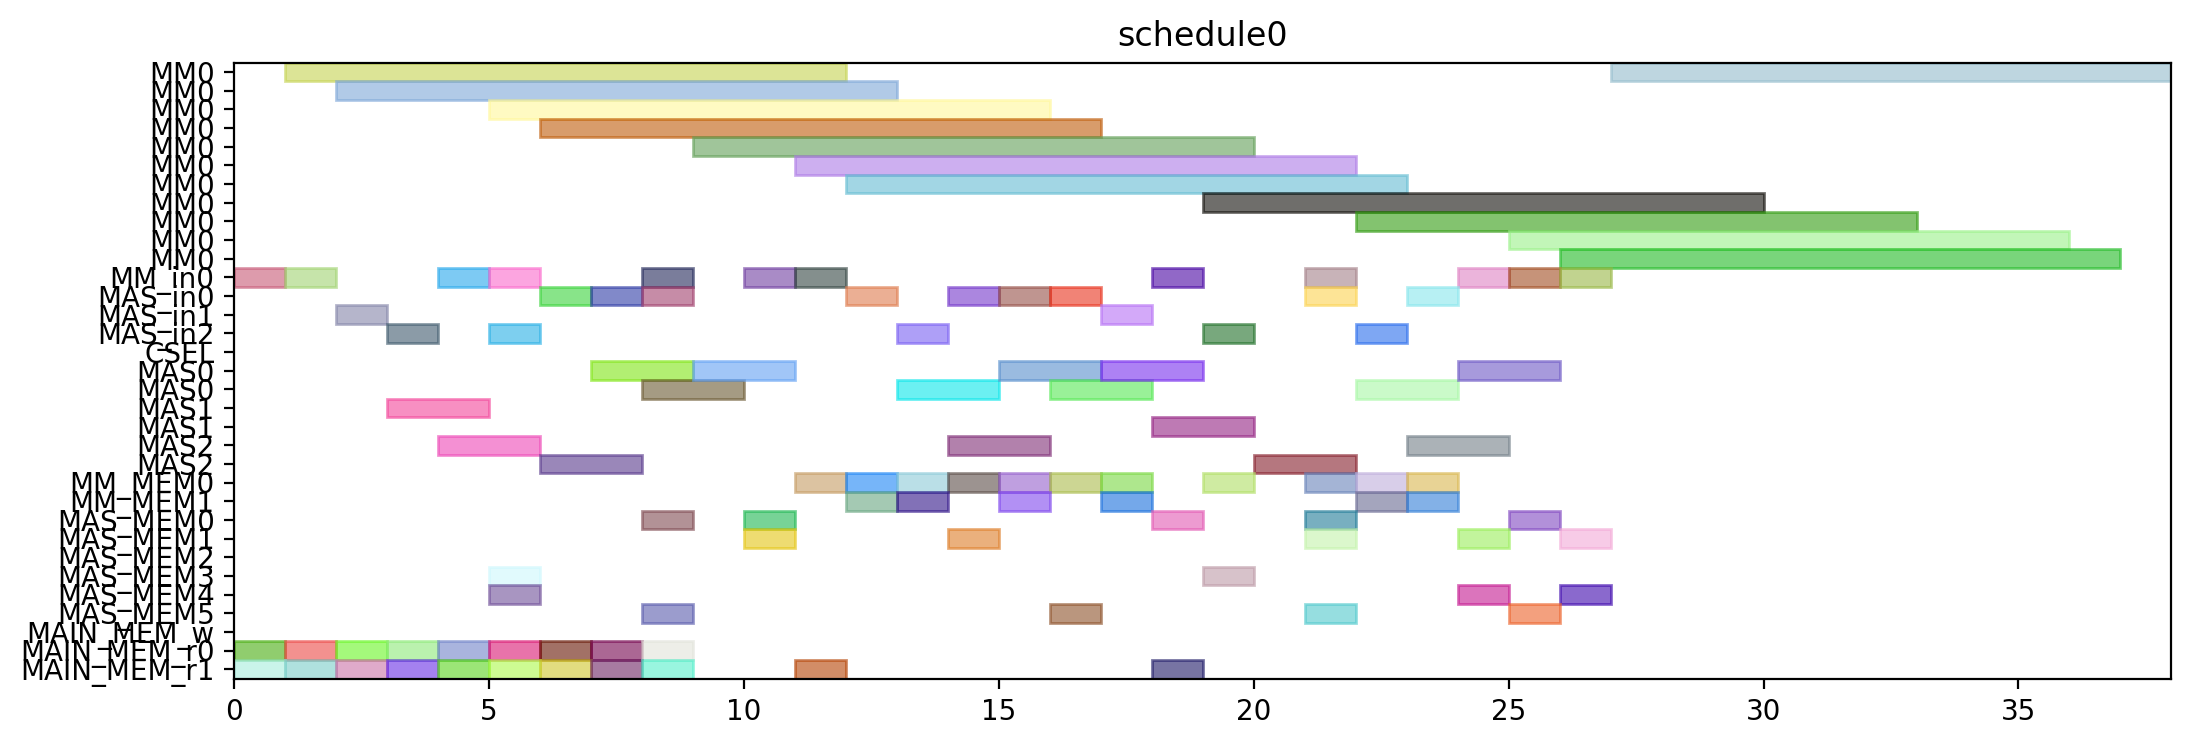

Write the Python code that produced this figure.
from pyschedule import Scenario, solvers, plotters, alt


def solve():
	horizon = 120
	S = Scenario("schedule0", horizon=horizon)

	# resource
	MM = S.Resources('MM', num=1, size=11)
	MM_in = S.Resources('MM_in', num=1)
	MAS_in = S.Resources('MAS_in', num=3)
	CSEL = S.Resource('CSEL')
	MAS = S.Resources('MAS', num=3, size=2, periods=range(1, horizon))
	MM_MEM = S.Resources('MM_MEM', num=2)
	MAS_MEM = S.Resources('MAS_MEM', num=6)
	MAIN_MEM_w = S.Resource('MAIN_MEM_w', size=1)
	MAIN_MEM_r = S.Resources('MAIN_MEM_r', num=2)

	# result of previous scheduling

	# new tasks
	t0 = S.Task('t0', length=11, delay_cost=1)
	t0 += alt(MM)
	t0_in = S.Task('t0_in', length=1, delay_cost=1)
	t0_in += alt(MM_in)
	S += t0_in*MM_in[0]<=t0*MM[0]
	t0_mem0 = S.Task('t0_mem0', length=1, delay_cost=1)
	t0_mem0 += MAIN_MEM_r[0]
	S += t0_mem0 <= t0

	t0_mem1 = S.Task('t0_mem1', length=1, delay_cost=1)
	t0_mem1 += MAIN_MEM_r[1]
	S += t0_mem1 <= t0

	t1 = S.Task('t1', length=11, delay_cost=1)
	t1 += alt(MM)
	t1_in = S.Task('t1_in', length=1, delay_cost=1)
	t1_in += alt(MM_in)
	S += t1_in*MM_in[0]<=t1*MM[0]
	t1_mem0 = S.Task('t1_mem0', length=1, delay_cost=1)
	t1_mem0 += MAIN_MEM_r[0]
	S += t1_mem0 <= t1

	t1_mem1 = S.Task('t1_mem1', length=1, delay_cost=1)
	t1_mem1 += MAIN_MEM_r[1]
	S += t1_mem1 <= t1

	t2 = S.Task('t2', length=11, delay_cost=1)
	t2 += alt(MM)
	t2_in = S.Task('t2_in', length=1, delay_cost=1)
	t2_in += alt(MM_in)
	S += t2_in*MM_in[0]<=t2*MM[0]
	t2_mem0 = S.Task('t2_mem0', length=1, delay_cost=1)
	t2_mem0 += MAIN_MEM_r[0]
	S += t2_mem0 <= t2

	t2_mem1 = S.Task('t2_mem1', length=1, delay_cost=1)
	t2_mem1 += MAIN_MEM_r[1]
	S += t2_mem1 <= t2

	t3 = S.Task('t3', length=2, delay_cost=1)
	t3 += alt(MAS)
	t3_in = S.Task('t3_in', length=1, delay_cost=1)
	t3_in += alt(MAS_in)
	S += t3_in*MAS_in[0]<=t3*MAS[0]

	S += t3_in*MAS_in[1]<=t3*MAS[1]

	S += t3_in*MAS_in[2]<=t3*MAS[2]

	t3_mem0 = S.Task('t3_mem0', length=1, delay_cost=1)
	t3_mem0 += MAIN_MEM_r[0]
	S += t3_mem0 <= t3

	t3_mem1 = S.Task('t3_mem1', length=1, delay_cost=1)
	t3_mem1 += MAIN_MEM_r[1]
	S += t3_mem1 <= t3

	t4 = S.Task('t4', length=2, delay_cost=1)
	t4 += alt(MAS)
	t4_in = S.Task('t4_in', length=1, delay_cost=1)
	t4_in += alt(MAS_in)
	S += t4_in*MAS_in[0]<=t4*MAS[0]

	S += t4_in*MAS_in[1]<=t4*MAS[1]

	S += t4_in*MAS_in[2]<=t4*MAS[2]

	t4_mem0 = S.Task('t4_mem0', length=1, delay_cost=1)
	t4_mem0 += MAIN_MEM_r[0]
	S += t4_mem0 <= t4

	t4_mem1 = S.Task('t4_mem1', length=1, delay_cost=1)
	t4_mem1 += MAIN_MEM_r[1]
	S += t4_mem1 <= t4

	t8 = S.Task('t8', length=2, delay_cost=1)
	t8 += alt(MAS)
	t8_in = S.Task('t8_in', length=1, delay_cost=1)
	t8_in += alt(MAS_in)
	S += t8_in*MAS_in[0]<=t8*MAS[0]

	S += t8_in*MAS_in[1]<=t8*MAS[1]

	S += t8_in*MAS_in[2]<=t8*MAS[2]

	t8_mem0 = S.Task('t8_mem0', length=1, delay_cost=1)
	t8_mem0 += MAIN_MEM_r[0]
	S += t8_mem0 <= t8

	t8_mem1 = S.Task('t8_mem1', length=1, delay_cost=1)
	t8_mem1 += MAIN_MEM_r[1]
	S += t8_mem1 <= t8

	t9 = S.Task('t9', length=2, delay_cost=1)
	t9 += alt(MAS)
	t9_in = S.Task('t9_in', length=1, delay_cost=1)
	t9_in += alt(MAS_in)
	S += t9_in*MAS_in[0]<=t9*MAS[0]

	S += t9_in*MAS_in[1]<=t9*MAS[1]

	S += t9_in*MAS_in[2]<=t9*MAS[2]

	t9_mem0 = S.Task('t9_mem0', length=1, delay_cost=1)
	t9_mem0 += MAIN_MEM_r[0]
	S += t9_mem0 <= t9

	t9_mem1 = S.Task('t9_mem1', length=1, delay_cost=1)
	t9_mem1 += MAIN_MEM_r[1]
	S += t9_mem1 <= t9

	t13 = S.Task('t13', length=2, delay_cost=1)
	t13 += alt(MAS)
	t13_in = S.Task('t13_in', length=1, delay_cost=1)
	t13_in += alt(MAS_in)
	S += t13_in*MAS_in[0]<=t13*MAS[0]

	S += t13_in*MAS_in[1]<=t13*MAS[1]

	S += t13_in*MAS_in[2]<=t13*MAS[2]

	t13_mem0 = S.Task('t13_mem0', length=1, delay_cost=1)
	t13_mem0 += MAIN_MEM_r[0]
	S += t13_mem0 <= t13

	t13_mem1 = S.Task('t13_mem1', length=1, delay_cost=1)
	t13_mem1 += MAIN_MEM_r[1]
	S += t13_mem1 <= t13

	t14 = S.Task('t14', length=2, delay_cost=1)
	t14 += alt(MAS)
	t14_in = S.Task('t14_in', length=1, delay_cost=1)
	t14_in += alt(MAS_in)
	S += t14_in*MAS_in[0]<=t14*MAS[0]

	S += t14_in*MAS_in[1]<=t14*MAS[1]

	S += t14_in*MAS_in[2]<=t14*MAS[2]

	t14_mem0 = S.Task('t14_mem0', length=1, delay_cost=1)
	t14_mem0 += MAIN_MEM_r[0]
	S += t14_mem0 <= t14

	t14_mem1 = S.Task('t14_mem1', length=1, delay_cost=1)
	t14_mem1 += MAIN_MEM_r[1]
	S += t14_mem1 <= t14

	t5 = S.Task('t5', length=11, delay_cost=1)
	t5 += alt(MM)
	t5_in = S.Task('t5_in', length=1, delay_cost=1)
	t5_in += alt(MM_in)
	S += t5_in*MM_in[0]<=t5*MM[0]
	t5_mem0 = S.Task('t5_mem0', length=1, delay_cost=1)
	t5_mem0 += alt(MAS_MEM)
	S += (t3*MAS[0])-1 < t5_mem0*MAS_MEM[0]
	S += (t3*MAS[1])-1 < t5_mem0*MAS_MEM[2]
	S += (t3*MAS[2])-1 < t5_mem0*MAS_MEM[4]
	S += t5_mem0 <= t5

	t5_mem1 = S.Task('t5_mem1', length=1, delay_cost=1)
	t5_mem1 += alt(MAS_MEM)
	S += (t4*MAS[0])-1 < t5_mem1*MAS_MEM[1]
	S += (t4*MAS[1])-1 < t5_mem1*MAS_MEM[3]
	S += (t4*MAS[2])-1 < t5_mem1*MAS_MEM[5]
	S += t5_mem1 <= t5

	t6 = S.Task('t6', length=2, delay_cost=1)
	t6 += alt(MAS)
	t6_in = S.Task('t6_in', length=1, delay_cost=1)
	t6_in += alt(MAS_in)
	S += t6_in*MAS_in[0]<=t6*MAS[0]

	S += t6_in*MAS_in[1]<=t6*MAS[1]

	S += t6_in*MAS_in[2]<=t6*MAS[2]

	t6_mem0 = S.Task('t6_mem0', length=1, delay_cost=1)
	t6_mem0 += alt(MM_MEM)
	S += (t0*MM[0])-1 < t6_mem0*MM_MEM[0]
	S += t6_mem0 <= t6

	t6_mem1 = S.Task('t6_mem1', length=1, delay_cost=1)
	t6_mem1 += alt(MM_MEM)
	S += (t1*MM[0])-1 < t6_mem1*MM_MEM[1]
	S += t6_mem1 <= t6

	t10 = S.Task('t10', length=11, delay_cost=1)
	t10 += alt(MM)
	t10_in = S.Task('t10_in', length=1, delay_cost=1)
	t10_in += alt(MM_in)
	S += t10_in*MM_in[0]<=t10*MM[0]
	t10_mem0 = S.Task('t10_mem0', length=1, delay_cost=1)
	t10_mem0 += alt(MAS_MEM)
	S += (t8*MAS[0])-1 < t10_mem0*MAS_MEM[0]
	S += (t8*MAS[1])-1 < t10_mem0*MAS_MEM[2]
	S += (t8*MAS[2])-1 < t10_mem0*MAS_MEM[4]
	S += t10_mem0 <= t10

	t10_mem1 = S.Task('t10_mem1', length=1, delay_cost=1)
	t10_mem1 += alt(MAS_MEM)
	S += (t9*MAS[0])-1 < t10_mem1*MAS_MEM[1]
	S += (t9*MAS[1])-1 < t10_mem1*MAS_MEM[3]
	S += (t9*MAS[2])-1 < t10_mem1*MAS_MEM[5]
	S += t10_mem1 <= t10

	t11 = S.Task('t11', length=2, delay_cost=1)
	t11 += alt(MAS)
	t11_in = S.Task('t11_in', length=1, delay_cost=1)
	t11_in += alt(MAS_in)
	S += t11_in*MAS_in[0]<=t11*MAS[0]

	S += t11_in*MAS_in[1]<=t11*MAS[1]

	S += t11_in*MAS_in[2]<=t11*MAS[2]

	t11_mem0 = S.Task('t11_mem0', length=1, delay_cost=1)
	t11_mem0 += alt(MM_MEM)
	S += (t1*MM[0])-1 < t11_mem0*MM_MEM[0]
	S += t11_mem0 <= t11

	t11_mem1 = S.Task('t11_mem1', length=1, delay_cost=1)
	t11_mem1 += alt(MM_MEM)
	S += (t2*MM[0])-1 < t11_mem1*MM_MEM[1]
	S += t11_mem1 <= t11

	t15 = S.Task('t15', length=11, delay_cost=1)
	t15 += alt(MM)
	t15_in = S.Task('t15_in', length=1, delay_cost=1)
	t15_in += alt(MM_in)
	S += t15_in*MM_in[0]<=t15*MM[0]
	t15_mem0 = S.Task('t15_mem0', length=1, delay_cost=1)
	t15_mem0 += alt(MAS_MEM)
	S += (t13*MAS[0])-1 < t15_mem0*MAS_MEM[0]
	S += (t13*MAS[1])-1 < t15_mem0*MAS_MEM[2]
	S += (t13*MAS[2])-1 < t15_mem0*MAS_MEM[4]
	S += t15_mem0 <= t15

	t15_mem1 = S.Task('t15_mem1', length=1, delay_cost=1)
	t15_mem1 += alt(MAS_MEM)
	S += (t14*MAS[0])-1 < t15_mem1*MAS_MEM[1]
	S += (t14*MAS[1])-1 < t15_mem1*MAS_MEM[3]
	S += (t14*MAS[2])-1 < t15_mem1*MAS_MEM[5]
	S += t15_mem1 <= t15

	t16 = S.Task('t16', length=2, delay_cost=1)
	t16 += alt(MAS)
	t16_in = S.Task('t16_in', length=1, delay_cost=1)
	t16_in += alt(MAS_in)
	S += t16_in*MAS_in[0]<=t16*MAS[0]

	S += t16_in*MAS_in[1]<=t16*MAS[1]

	S += t16_in*MAS_in[2]<=t16*MAS[2]

	t16_mem0 = S.Task('t16_mem0', length=1, delay_cost=1)
	t16_mem0 += alt(MM_MEM)
	S += (t0*MM[0])-1 < t16_mem0*MM_MEM[0]
	S += t16_mem0 <= t16

	t16_mem1 = S.Task('t16_mem1', length=1, delay_cost=1)
	t16_mem1 += alt(MM_MEM)
	S += (t2*MM[0])-1 < t16_mem1*MM_MEM[1]
	S += t16_mem1 <= t16

	t18 = S.Task('t18', length=2, delay_cost=1)
	t18 += alt(MAS)
	t18_in = S.Task('t18_in', length=1, delay_cost=1)
	t18_in += alt(MAS_in)
	S += t18_in*MAS_in[0]<=t18*MAS[0]

	S += t18_in*MAS_in[1]<=t18*MAS[1]

	S += t18_in*MAS_in[2]<=t18*MAS[2]

	t18_mem0 = S.Task('t18_mem0', length=1, delay_cost=1)
	t18_mem0 += alt(MM_MEM)
	S += (t0*MM[0])-1 < t18_mem0*MM_MEM[0]
	S += t18_mem0 <= t18

	t18_mem1 = S.Task('t18_mem1', length=1, delay_cost=1)
	t18_mem1 += alt(MM_MEM)
	S += (t0*MM[0])-1 < t18_mem1*MM_MEM[1]
	S += t18_mem1 <= t18

	t20 = S.Task('t20', length=11, delay_cost=1)
	t20 += alt(MM)
	t20_in = S.Task('t20_in', length=1, delay_cost=1)
	t20_in += alt(MM_in)
	S += t20_in*MM_in[0]<=t20*MM[0]
	t20_mem0 = S.Task('t20_mem0', length=1, delay_cost=1)
	t20_mem0 += alt(MM_MEM)
	S += (t2*MM[0])-1 < t20_mem0*MM_MEM[0]
	S += t20_mem0 <= t20

	t20_mem1 = S.Task('t20_mem1', length=1, delay_cost=1)
	t20_mem1 += MAIN_MEM_r[1]
	S += t20_mem1 <= t20

	t7 = S.Task('t7', length=2, delay_cost=1)
	t7 += alt(MAS)
	t7_in = S.Task('t7_in', length=1, delay_cost=1)
	t7_in += alt(MAS_in)
	S += t7_in*MAS_in[0]<=t7*MAS[0]

	S += t7_in*MAS_in[1]<=t7*MAS[1]

	S += t7_in*MAS_in[2]<=t7*MAS[2]

	t7_mem0 = S.Task('t7_mem0', length=1, delay_cost=1)
	t7_mem0 += alt(MM_MEM)
	S += (t5*MM[0])-1 < t7_mem0*MM_MEM[0]
	S += t7_mem0 <= t7

	t7_mem1 = S.Task('t7_mem1', length=1, delay_cost=1)
	t7_mem1 += alt(MAS_MEM)
	S += (t6*MAS[0])-1 < t7_mem1*MAS_MEM[1]
	S += (t6*MAS[1])-1 < t7_mem1*MAS_MEM[3]
	S += (t6*MAS[2])-1 < t7_mem1*MAS_MEM[5]
	S += t7_mem1 <= t7

	t12 = S.Task('t12', length=2, delay_cost=1)
	t12 += alt(MAS)
	t12_in = S.Task('t12_in', length=1, delay_cost=1)
	t12_in += alt(MAS_in)
	S += t12_in*MAS_in[0]<=t12*MAS[0]

	S += t12_in*MAS_in[1]<=t12*MAS[1]

	S += t12_in*MAS_in[2]<=t12*MAS[2]

	t12_mem0 = S.Task('t12_mem0', length=1, delay_cost=1)
	t12_mem0 += alt(MM_MEM)
	S += (t10*MM[0])-1 < t12_mem0*MM_MEM[0]
	S += t12_mem0 <= t12

	t12_mem1 = S.Task('t12_mem1', length=1, delay_cost=1)
	t12_mem1 += alt(MAS_MEM)
	S += (t11*MAS[0])-1 < t12_mem1*MAS_MEM[1]
	S += (t11*MAS[1])-1 < t12_mem1*MAS_MEM[3]
	S += (t11*MAS[2])-1 < t12_mem1*MAS_MEM[5]
	S += t12_mem1 <= t12

	t17 = S.Task('t17', length=2, delay_cost=1)
	t17 += alt(MAS)
	t17_in = S.Task('t17_in', length=1, delay_cost=1)
	t17_in += alt(MAS_in)
	S += t17_in*MAS_in[0]<=t17*MAS[0]

	S += t17_in*MAS_in[1]<=t17*MAS[1]

	S += t17_in*MAS_in[2]<=t17*MAS[2]

	t17_mem0 = S.Task('t17_mem0', length=1, delay_cost=1)
	t17_mem0 += alt(MM_MEM)
	S += (t15*MM[0])-1 < t17_mem0*MM_MEM[0]
	S += t17_mem0 <= t17

	t17_mem1 = S.Task('t17_mem1', length=1, delay_cost=1)
	t17_mem1 += alt(MAS_MEM)
	S += (t16*MAS[0])-1 < t17_mem1*MAS_MEM[1]
	S += (t16*MAS[1])-1 < t17_mem1*MAS_MEM[3]
	S += (t16*MAS[2])-1 < t17_mem1*MAS_MEM[5]
	S += t17_mem1 <= t17

	t19 = S.Task('t19', length=2, delay_cost=1)
	t19 += alt(MAS)
	t19_in = S.Task('t19_in', length=1, delay_cost=1)
	t19_in += alt(MAS_in)
	S += t19_in*MAS_in[0]<=t19*MAS[0]

	S += t19_in*MAS_in[1]<=t19*MAS[1]

	S += t19_in*MAS_in[2]<=t19*MAS[2]

	t19_mem0 = S.Task('t19_mem0', length=1, delay_cost=1)
	t19_mem0 += alt(MM_MEM)
	S += (t0*MM[0])-1 < t19_mem0*MM_MEM[0]
	S += t19_mem0 <= t19

	t19_mem1 = S.Task('t19_mem1', length=1, delay_cost=1)
	t19_mem1 += alt(MAS_MEM)
	S += (t18*MAS[0])-1 < t19_mem1*MAS_MEM[1]
	S += (t18*MAS[1])-1 < t19_mem1*MAS_MEM[3]
	S += (t18*MAS[2])-1 < t19_mem1*MAS_MEM[5]
	S += t19_mem1 <= t19

	t21 = S.Task('t21', length=2, delay_cost=1)
	t21 += alt(MAS)
	t21_in = S.Task('t21_in', length=1, delay_cost=1)
	t21_in += alt(MAS_in)
	S += t21_in*MAS_in[0]<=t21*MAS[0]

	S += t21_in*MAS_in[1]<=t21*MAS[1]

	S += t21_in*MAS_in[2]<=t21*MAS[2]

	t21_mem0 = S.Task('t21_mem0', length=1, delay_cost=1)
	t21_mem0 += alt(MM_MEM)
	S += (t1*MM[0])-1 < t21_mem0*MM_MEM[0]
	S += t21_mem0 <= t21

	t21_mem1 = S.Task('t21_mem1', length=1, delay_cost=1)
	t21_mem1 += alt(MM_MEM)
	S += (t20*MM[0])-1 < t21_mem1*MM_MEM[1]
	S += t21_mem1 <= t21

	t22 = S.Task('t22', length=2, delay_cost=1)
	t22 += alt(MAS)
	t22_in = S.Task('t22_in', length=1, delay_cost=1)
	t22_in += alt(MAS_in)
	S += t22_in*MAS_in[0]<=t22*MAS[0]

	S += t22_in*MAS_in[1]<=t22*MAS[1]

	S += t22_in*MAS_in[2]<=t22*MAS[2]

	t22_mem0 = S.Task('t22_mem0', length=1, delay_cost=1)
	t22_mem0 += alt(MM_MEM)
	S += (t1*MM[0])-1 < t22_mem0*MM_MEM[0]
	S += t22_mem0 <= t22

	t22_mem1 = S.Task('t22_mem1', length=1, delay_cost=1)
	t22_mem1 += alt(MM_MEM)
	S += (t20*MM[0])-1 < t22_mem1*MM_MEM[1]
	S += t22_mem1 <= t22

	t23 = S.Task('t23', length=11, delay_cost=1)
	t23 += alt(MM)
	t23_in = S.Task('t23_in', length=1, delay_cost=1)
	t23_in += alt(MM_in)
	S += t23_in*MM_in[0]<=t23*MM[0]
	t23_mem0 = S.Task('t23_mem0', length=1, delay_cost=1)
	t23_mem0 += alt(MAS_MEM)
	S += (t17*MAS[0])-1 < t23_mem0*MAS_MEM[0]
	S += (t17*MAS[1])-1 < t23_mem0*MAS_MEM[2]
	S += (t17*MAS[2])-1 < t23_mem0*MAS_MEM[4]
	S += t23_mem0 <= t23

	t23_mem1 = S.Task('t23_mem1', length=1, delay_cost=1)
	t23_mem1 += MAIN_MEM_r[1]
	S += t23_mem1 <= t23

	t25 = S.Task('t25', length=11, delay_cost=1)
	t25 += alt(MM)
	t25_in = S.Task('t25_in', length=1, delay_cost=1)
	t25_in += alt(MM_in)
	S += t25_in*MM_in[0]<=t25*MM[0]
	t25_mem0 = S.Task('t25_mem0', length=1, delay_cost=1)
	t25_mem0 += alt(MAS_MEM)
	S += (t7*MAS[0])-1 < t25_mem0*MAS_MEM[0]
	S += (t7*MAS[1])-1 < t25_mem0*MAS_MEM[2]
	S += (t7*MAS[2])-1 < t25_mem0*MAS_MEM[4]
	S += t25_mem0 <= t25

	t25_mem1 = S.Task('t25_mem1', length=1, delay_cost=1)
	t25_mem1 += alt(MAS_MEM)
	S += (t22*MAS[0])-1 < t25_mem1*MAS_MEM[1]
	S += (t22*MAS[1])-1 < t25_mem1*MAS_MEM[3]
	S += (t22*MAS[2])-1 < t25_mem1*MAS_MEM[5]
	S += t25_mem1 <= t25

	t27 = S.Task('t27', length=11, delay_cost=1)
	t27 += alt(MM)
	t27_in = S.Task('t27_in', length=1, delay_cost=1)
	t27_in += alt(MM_in)
	S += t27_in*MM_in[0]<=t27*MM[0]
	t27_mem0 = S.Task('t27_mem0', length=1, delay_cost=1)
	t27_mem0 += alt(MAS_MEM)
	S += (t22*MAS[0])-1 < t27_mem0*MAS_MEM[0]
	S += (t22*MAS[1])-1 < t27_mem0*MAS_MEM[2]
	S += (t22*MAS[2])-1 < t27_mem0*MAS_MEM[4]
	S += t27_mem0 <= t27

	t27_mem1 = S.Task('t27_mem1', length=1, delay_cost=1)
	t27_mem1 += alt(MAS_MEM)
	S += (t21*MAS[0])-1 < t27_mem1*MAS_MEM[1]
	S += (t21*MAS[1])-1 < t27_mem1*MAS_MEM[3]
	S += (t21*MAS[2])-1 < t27_mem1*MAS_MEM[5]
	S += t27_mem1 <= t27

	t28 = S.Task('t28', length=11, delay_cost=1)
	t28 += alt(MM)
	t28_in = S.Task('t28_in', length=1, delay_cost=1)
	t28_in += alt(MM_in)
	S += t28_in*MM_in[0]<=t28*MM[0]
	t28_mem0 = S.Task('t28_mem0', length=1, delay_cost=1)
	t28_mem0 += alt(MAS_MEM)
	S += (t19*MAS[0])-1 < t28_mem0*MAS_MEM[0]
	S += (t19*MAS[1])-1 < t28_mem0*MAS_MEM[2]
	S += (t19*MAS[2])-1 < t28_mem0*MAS_MEM[4]
	S += t28_mem0 <= t28

	t28_mem1 = S.Task('t28_mem1', length=1, delay_cost=1)
	t28_mem1 += alt(MAS_MEM)
	S += (t7*MAS[0])-1 < t28_mem1*MAS_MEM[1]
	S += (t7*MAS[1])-1 < t28_mem1*MAS_MEM[3]
	S += (t7*MAS[2])-1 < t28_mem1*MAS_MEM[5]
	S += t28_mem1 <= t28

	t29 = S.Task('t29', length=11, delay_cost=1)
	t29 += alt(MM)
	t29_in = S.Task('t29_in', length=1, delay_cost=1)
	t29_in += alt(MM_in)
	S += t29_in*MM_in[0]<=t29*MM[0]
	t29_mem0 = S.Task('t29_mem0', length=1, delay_cost=1)
	t29_mem0 += alt(MAS_MEM)
	S += (t21*MAS[0])-1 < t29_mem0*MAS_MEM[0]
	S += (t21*MAS[1])-1 < t29_mem0*MAS_MEM[2]
	S += (t21*MAS[2])-1 < t29_mem0*MAS_MEM[4]
	S += t29_mem0 <= t29

	t29_mem1 = S.Task('t29_mem1', length=1, delay_cost=1)
	t29_mem1 += alt(MAS_MEM)
	S += (t12*MAS[0])-1 < t29_mem1*MAS_MEM[1]
	S += (t12*MAS[1])-1 < t29_mem1*MAS_MEM[3]
	S += (t12*MAS[2])-1 < t29_mem1*MAS_MEM[5]
	S += t29_mem1 <= t29

	solvers.mip.solve(S,msg=1,kind='CPLEX',ratio_gap=1.01)

	solution = [['hoge']*len(S.solution()[1]) for i in range(len(S.solution()))]
	for i in range(len(S.solution())):
		for j in range(len(S.solution()[i])):
			solution[i][j]=str(S.solution()[i][j])
	print(solution)

	cycles = int(solution[-1][3])

	pic_file_name = "/mnt/rose/usr1/fukuda/ABE/multiRAM_multiMAS_16mux/scheduling_result/stage11MM1_stage2MAS3/EP_ADD_A_0/schedule0.png"
	if(S.solution() != []):
		plotters.matplotlib.plot(S,img_filename=pic_file_name, show_task_labels=False, fig_size=(cycles*0.25+3, 4))

	return solution
